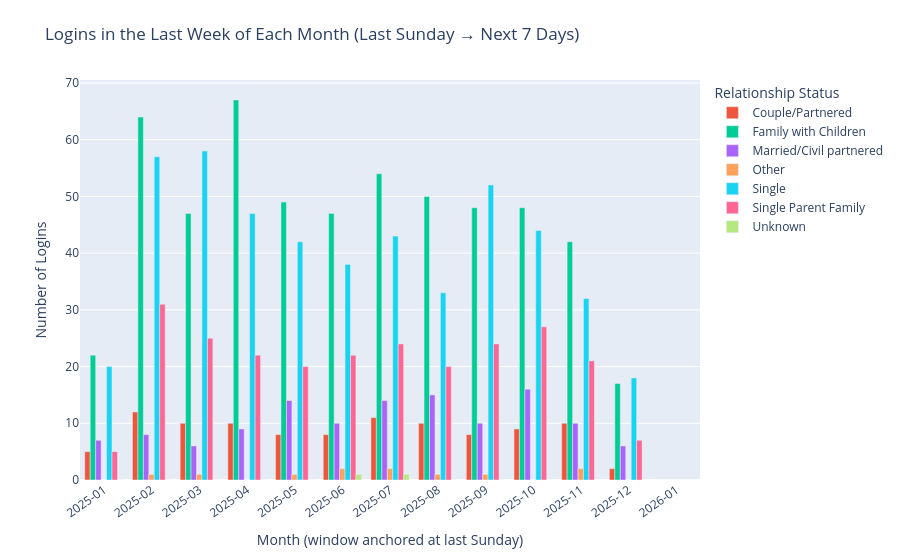

The code cell stored with this chart in its notebook:
### Code cell
import pandas as pd
import plotly.express as px

# ---------------------------
# 0) Robust timestamp parsing
# ---------------------------
def parse_mixed_timestamp(series: pd.Series) -> pd.Series:
    s = series.astype(str).str.strip()
    dt = pd.to_datetime(s, format="%Y-%m-%d %H:%M:%S", errors="coerce")
    dt = dt.fillna(pd.to_datetime(s, format="%m/%d/%Y %H:%M:%S", errors="coerce"))
    return dt

# ---------------------------------------
# 1) Build "last Sunday + next 7 days" windows
# ---------------------------------------
def build_last_week_windows(min_ts: pd.Timestamp, max_ts: pd.Timestamp) -> pd.DataFrame:
    if pd.isna(min_ts) or pd.isna(max_ts):
        return pd.DataFrame(columns=["Month", "Start", "End"])

    months = pd.period_range(min_ts.to_period("M"), max_ts.to_period("M"), freq="M")

    rows = []
    for p in months:
        first = pd.Timestamp(p.year, p.month, 1)
        last_day = first + pd.offsets.MonthEnd(0)            # last calendar day of month (00:00)
        # weekday: Mon=0 ... Sun=6. We want last Sunday <= last_day
        delta_days = (last_day.weekday() - 6) % 7
        last_sunday = (last_day - pd.Timedelta(days=delta_days)).normalize()
        start = last_sunday
        end = start + pd.Timedelta(days=7)                  # [start, end)
        rows.append({
            "Month": f"{p.year:04d}-{p.month:02d}",
            "Start": start,
            "End": end
        })

    return pd.DataFrame(rows)

# ---------------------------------------
# 2) Prepare + enrich login data with relationship status
# ---------------------------------------
login = login_df.copy()
reg = registration_df.copy()

login["Timestamp_Parsed"] = parse_mixed_timestamp(login["Timestamp"])
login = login.dropna(subset=["Timestamp_Parsed"])

# Join relationship status onto each login via Username
login = login.merge(
    reg[["Username", "Your relationship status"]],
    on="Username",
    how="left"
)
login["Your relationship status"] = login["Your relationship status"].fillna("Unknown")

# ---------------------------------------
# 3) Assign each login to its month’s "last-week window"
# ---------------------------------------
windows = build_last_week_windows(login["Timestamp_Parsed"].min(), login["Timestamp_Parsed"].max())

intervals = pd.IntervalIndex.from_arrays(windows["Start"], windows["End"], closed="left")
idx = intervals.get_indexer(login["Timestamp_Parsed"])

# keep only logins that fall inside any last-week window
login_last_week = login[idx != -1].copy()
login_last_week["Month"] = windows.loc[idx[idx != -1], "Month"].values  # Month label of the window

# ---------------------------------------
# 4) Aggregate counts Month x Relationship Status
# ---------------------------------------
counts = (
    login_last_week
    .groupby(["Month", "Your relationship status"])
    .size()
    .reset_index(name="Login Count")
)

# OPTIONAL: ensure months with zero show up (nice for consistent x-axis)
month_order = windows["Month"].tolist()
status_order = sorted(login["Your relationship status"].dropna().unique().tolist())

full_index = pd.MultiIndex.from_product([month_order, status_order], names=["Month", "Your relationship status"])
counts = (
    counts.set_index(["Month", "Your relationship status"])
          .reindex(full_index, fill_value=0)
          .reset_index()
)

# ---------------------------------------
# 5) Plot (grouped bars + labels + show all months)
# ---------------------------------------
fig = px.bar(
    counts,
    x="Month",
    y="Login Count",
    color="Your relationship status",
    barmode="group",
    text="Login Count",
    title="Logins in the Last Week of Each Month (Last Sunday → Next 7 Days)",
    labels={
        "Month": "Month (window anchored at last Sunday)",
        "Login Count": "Number of Logins",
        "Your relationship status": "Relationship Status",
    },
    category_orders={"Month": month_order, "Your relationship status": status_order},
)

fig.update_traces(textposition="outside", texttemplate="%{text}", cliponaxis=False)
fig.update_layout(
    xaxis=dict(
        type="category",
        tickmode="array",
        tickvals=month_order,
        ticktext=month_order,
        tickangle=-35,
    ),
    uniformtext_minsize=10,
    uniformtext_mode="hide",
    margin=dict(t=80),
)

fig.show()

### Figure 1 — Plotly figure (JSON) as saved in the notebook; plotly's stock layout.template omitted (floating-point values rounded to 4 significant figures)
{"data": [{"alignmentgroup": "True", "cliponaxis": false, "hovertemplate": "Relationship Status=<br>Month (window anchored at last Sunday)=%{x}<br>Number of Logins=%{text}<extra></extra>", "legendgroup": "", "marker": {"color": "#636efa", "pattern": {"shape": ""}}, "name": "", "offsetgroup": "", "orientation": "v", "showlegend": false, "text": [0.0, 0.0, 0.0, 0.0, 0.0, 0.0, 1.0, 1.0, 0.0, 0.0, 0.0, 0.0, 0.0], "textposition": "outside", "texttemplate": "%{text}", "type": "bar", "x": ["2025-01", "2025-02", "2025-03", "2025-04", "2025-05", "2025-06", "2025-07", "2025-08", "2025-09", "2025-10", "2025-11", "2025-12", "2026-01"], "xaxis": "x", "y": [0, 0, 0, 0, 0, 0, 1, 1, 0, 0, 0, 0, 0], "yaxis": "y"}, {"alignmentgroup": "True", "cliponaxis": false, "hovertemplate": "Relationship Status=Couple/Partnered<br>Month (window anchored at last Sunday)=%{x}<br>Number of Logins=%{text}<extra></extra>", "legendgroup": "Couple/Partnered", "marker": {"color": "#EF553B", "pattern": {"shape": ""}}, "name": "Couple/Partnered", "offsetgroup": "Couple/Partnered", "orientation": "v", "showlegend": true, "text": [5.0, 12.0, 10.0, 10.0, 8.0, 8.0, 11.0, 10.0, 8.0, 9.0, 10.0, 2.0, 0.0], "textposition": "outside", "texttemplate": "%{text}", "type": "bar", "x": ["2025-01", "2025-02", "2025-03", "2025-04", "2025-05", "2025-06", "2025-07", "2025-08", "2025-09", "2025-10", "2025-11", "2025-12", "2026-01"], "xaxis": "x", "y": [5, 12, 10, 10, 8, 8, 11, 10, 8, 9, 10, 2, 0], "yaxis": "y"}, {"alignmentgroup": "True", "cliponaxis": false, "hovertemplate": "Relationship Status=Family with Children<br>Month (window anchored at last Sunday)=%{x}<br>Number of Logins=%{text}<extra></extra>", "legendgroup": "Family with Children", "marker": {"color": "#00cc96", "pattern": {"shape": ""}}, "name": "Family with Children", "offsetgroup": "Family with Children", "orientation": "v", "showlegend": true, "text": [22.0, 64.0, 47.0, 67.0, 49.0, 47.0, 54.0, 50.0, 48.0, 48.0, 42.0, 17.0, 0.0], "textposition": "outside", "texttemplate": "%{text}", "type": "bar", "x": ["2025-01", "2025-02", "2025-03", "2025-04", "2025-05", "2025-06", "2025-07", "2025-08", "2025-09", "2025-10", "2025-11", "2025-12", "2026-01"], "xaxis": "x", "y": [22, 64, 47, 67, 49, 47, 54, 50, 48, 48, 42, 17, 0], "yaxis": "y"}, {"alignmentgroup": "True", "cliponaxis": false, "hovertemplate": "Relationship Status=Married/Civil partnered<br>Month (window anchored at last Sunday)=%{x}<br>Number of Logins=%{text}<extra></extra>", "legendgroup": "Married/Civil partnered", "marker": {"color": "#ab63fa", "pattern": {"shape": ""}}, "name": "Married/Civil partnered", "offsetgroup": "Married/Civil partnered", "orientation": "v", "showlegend": true, "text": [7.0, 8.0, 6.0, 9.0, 14.0, 10.0, 14.0, 15.0, 10.0, 16.0, 10.0, 6.0, 0.0], "textposition": "outside", "texttemplate": "%{text}", "type": "bar", "x": ["2025-01", "2025-02", "2025-03", "2025-04", "2025-05", "2025-06", "2025-07", "2025-08", "2025-09", "2025-10", "2025-11", "2025-12", "2026-01"], "xaxis": "x", "y": [7, 8, 6, 9, 14, 10, 14, 15, 10, 16, 10, 6, 0], "yaxis": "y"}, {"alignmentgroup": "True", "cliponaxis": false, "hovertemplate": "Relationship Status=Other<br>Month (window anchored at last Sunday)=%{x}<br>Number of Logins=%{text}<extra></extra>", "legendgroup": "Other", "marker": {"color": "#FFA15A", "pattern": {"shape": ""}}, "name": "Other", "offsetgroup": "Other", "orientation": "v", "showlegend": true, "text": [0.0, 1.0, 1.0, 0.0, 1.0, 2.0, 2.0, 1.0, 1.0, 0.0, 2.0, 0.0, 0.0], "textposition": "outside", "texttemplate": "%{text}", "type": "bar", "x": ["2025-01", "2025-02", "2025-03", "2025-04", "2025-05", "2025-06", "2025-07", "2025-08", "2025-09", "2025-10", "2025-11", "2025-12", "2026-01"], "xaxis": "x", "y": [0, 1, 1, 0, 1, 2, 2, 1, 1, 0, 2, 0, 0], "yaxis": "y"}, {"alignmentgroup": "True", "cliponaxis": false, "hovertemplate": "Relationship Status=Single<br>Month (window anchored at last Sunday)=%{x}<br>Number of Logins=%{text}<extra></extra>", "legendgroup": "Single", "marker": {"color": "#19d3f3", "pattern": {"shape": ""}}, "name": "Single", "offsetgroup": "Single", "orientation": "v", "showlegend": true, "text": [20.0, 57.0, 58.0, 47.0, 42.0, 38.0, 43.0, 33.0, 52.0, 44.0, 32.0, 18.0, 0.0], "textposition": "outside", "texttemplate": "%{text}", "type": "bar", "x": ["2025-01", "2025-02", "2025-03", "2025-04", "2025-05", "2025-06", "2025-07", "2025-08", "2025-09", "2025-10", "2025-11", "2025-12", "2026-01"], "xaxis": "x", "y": [20, 57, 58, 47, 42, 38, 43, 33, 52, 44, 32, 18, 0], "yaxis": "y"}, {"alignmentgroup": "True", "cliponaxis": false, "hovertemplate": "Relationship Status=Single Parent Family<br>Month (window anchored at last Sunday)=%{x}<br>Number of Logins=%{text}<extra></extra>", "legendgroup": "Single Parent Family", "marker": {"color": "#FF6692", "pattern": {"shape": ""}}, "name": "Single Parent Family", "offsetgroup": "Single Parent Family", "orientation": "v", "showlegend": true, "text": [5.0, 31.0, 25.0, 22.0, 20.0, 22.0, 24.0, 20.0, 24.0, 27.0, 21.0, 7.0, 0.0], "textposition": "outside", "texttemplate": "%{text}", "type": "bar", "x": ["2025-01", "2025-02", "2025-03", "2025-04", "2025-05", "2025-06", "2025-07", "2025-08", "2025-09", "2025-10", "2025-11", "2025-12", "2026-01"], "xaxis": "x", "y": [5, 31, 25, 22, 20, 22, 24, 20, 24, 27, 21, 7, 0], "yaxis": "y"}, {"alignmentgroup": "True", "cliponaxis": false, "hovertemplate": "Relationship Status=Unknown<br>Month (window anchored at last Sunday)=%{x}<br>Number of Logins=%{text}<extra></extra>", "legendgroup": "Unknown", "marker": {"color": "#B6E880", "pattern": {"shape": ""}}, "name": "Unknown", "offsetgroup": "Unknown", "orientation": "v", "showlegend": true, "text": [0.0, 0.0, 0.0, 0.0, 0.0, 1.0, 1.0, 0.0, 0.0, 0.0, 0.0, 0.0, 0.0], "textposition": "outside", "texttemplate": "%{text}", "type": "bar", "x": ["2025-01", "2025-02", "2025-03", "2025-04", "2025-05", "2025-06", "2025-07", "2025-08", "2025-09", "2025-10", "2025-11", "2025-12", "2026-01"], "xaxis": "x", "y": [0, 0, 0, 0, 0, 1, 1, 0, 0, 0, 0, 0, 0], "yaxis": "y"}], "layout": {"barmode": "group", "legend": {"title": {"text": "Relationship Status"}, "tracegroupgap": 0}, "margin": {"t": 80}, "title": {"text": "Logins in the Last Week of Each Month (Last Sunday → Next 7 Days)"}, "uniformtext": {"minsize": 10, "mode": "hide"}, "xaxis": {"anchor": "y", "categoryarray": ["2025-01", "2025-02", "2025-03", "2025-04", "2025-05", "2025-06", "2025-07", "2025-08", "2025-09", "2025-10", "2025-11", "2025-12", "2026-01"], "categoryorder": "array", "domain": [0, 1], "tickangle": -35, "tickmode": "array", "ticktext": ["2025-01", "2025-02", "2025-03", "2025-04", "2025-05", "2025-06", "2025-07", "2025-08", "2025-09", "2025-10", "2025-11", "2025-12", "2026-01"], "tickvals": ["2025-01", "2025-02", "2025-03", "2025-04", "2025-05", "2025-06", "2025-07", "2025-08", "2025-09", "2025-10", "2025-11", "2025-12", "2026-01"], "title": {"text": "Month (window anchored at last Sunday)"}, "type": "category"}, "yaxis": {"anchor": "x", "domain": [0, 1], "title": {"text": "Number of Logins"}}}}
